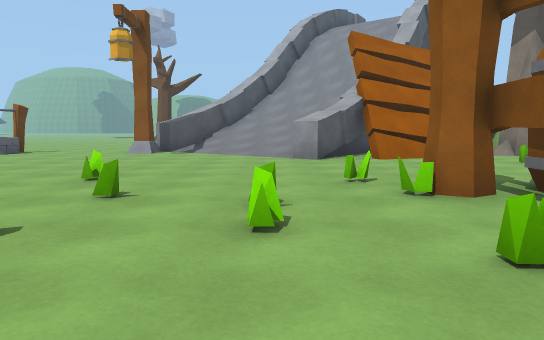
View 1 (above)

21 first-person views from a walk through a scene from a Unity 3-D project. The camera is 1.3 m above the floor, tilts 6° down and sees 70° across. The floor is counted in squares, 2 m on a side. Each view is taken from the middle of a square. On the plan, view 1 faces up. The plan holds only what a view shows up to about 11 squares ahead; the rest is blank. The place goes on beyond the plan. Some animated figures are left out. Surface patterns are stand-ins for the level's own textures.

View 2
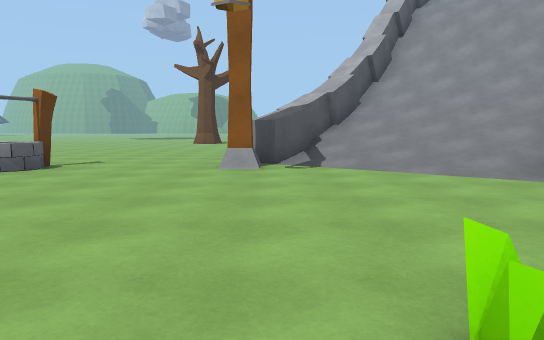

View 3
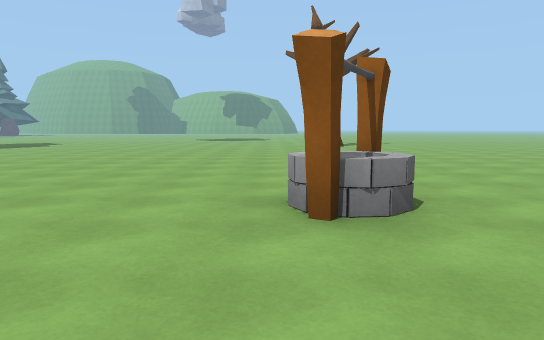

View 4
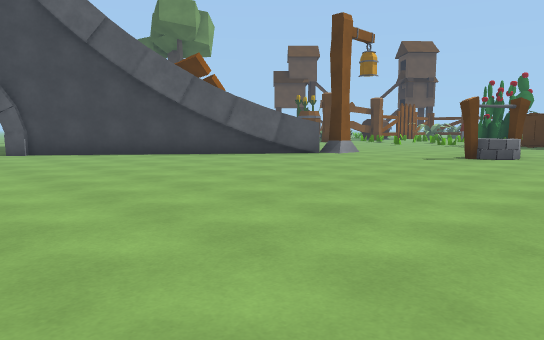

View 5
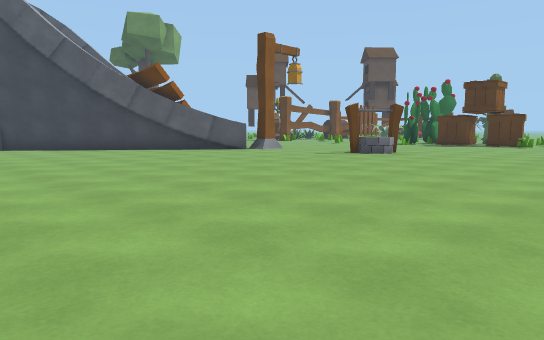

View 6
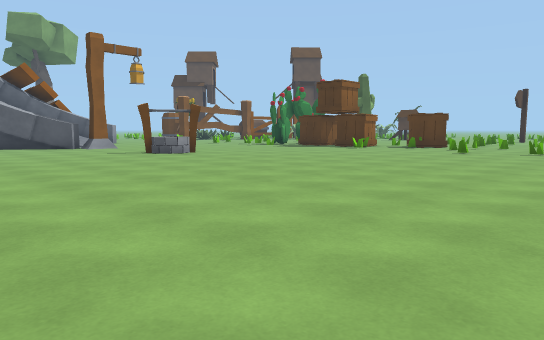

View 7
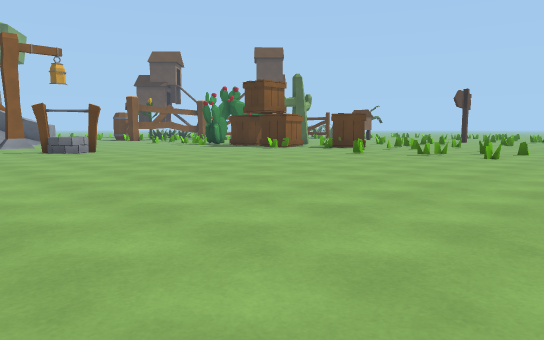

View 8
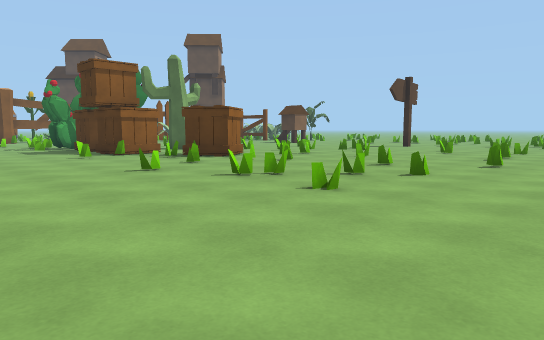

View 9
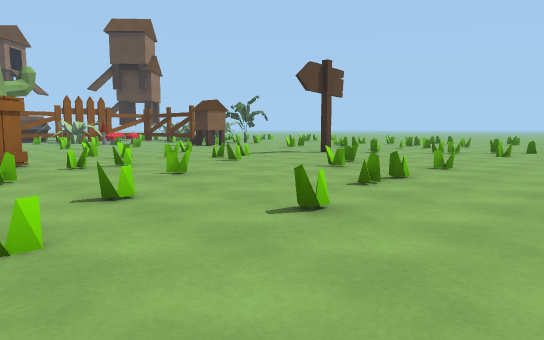

View 10
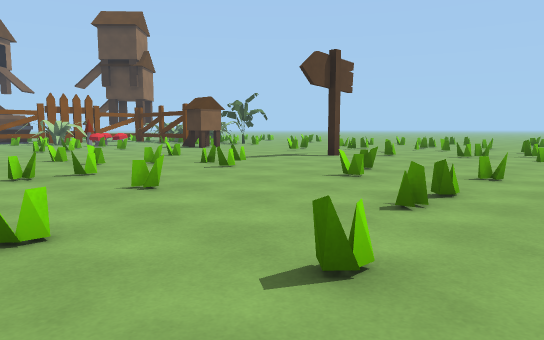

View 11
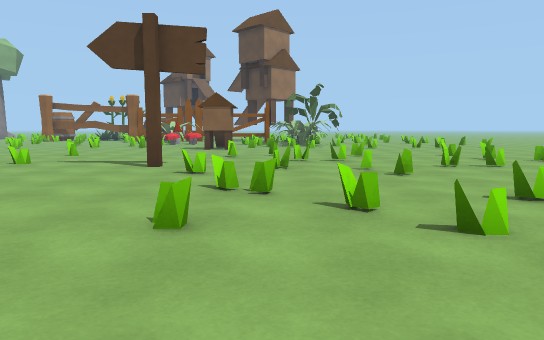

View 12
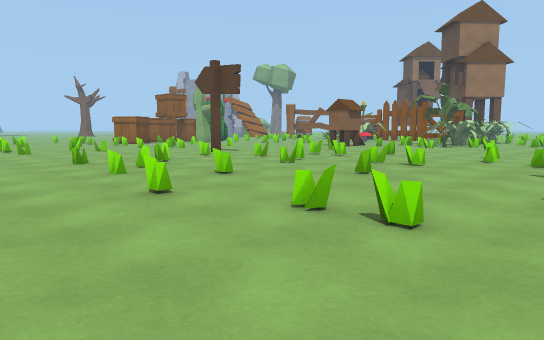

View 13
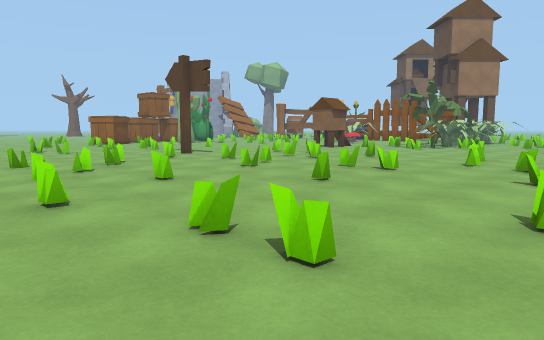

View 14
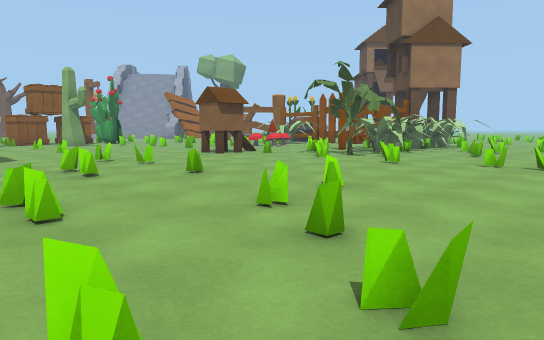

View 15
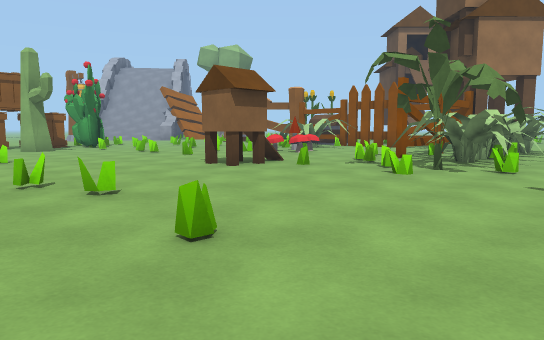

View 16
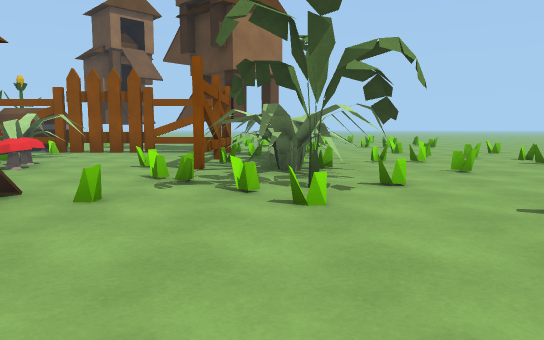

View 17
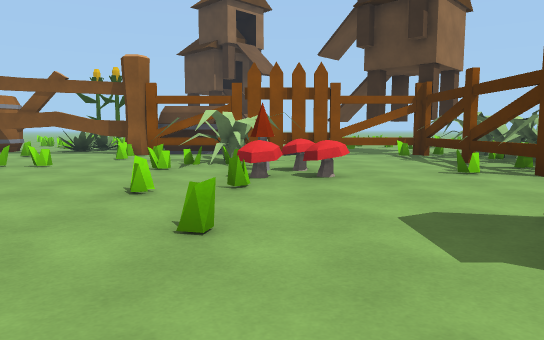

View 18
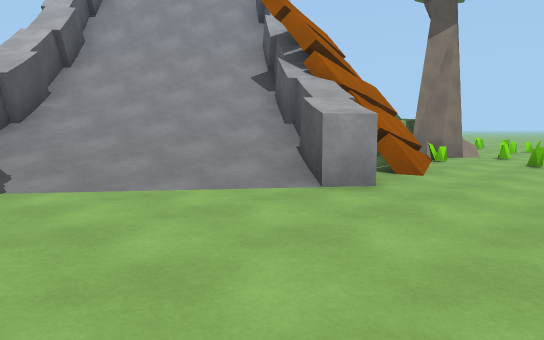

View 19
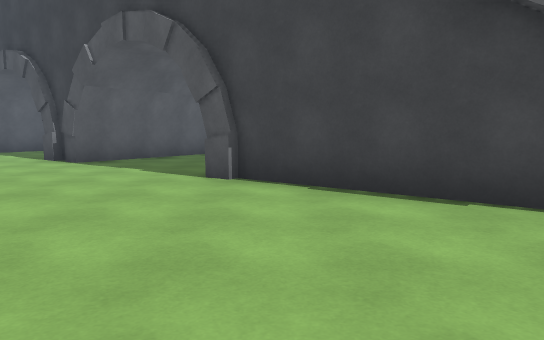

View 20
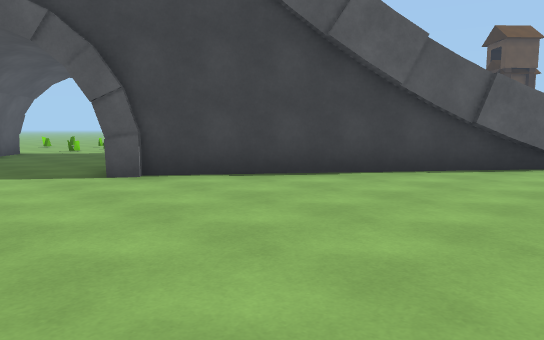

View 21
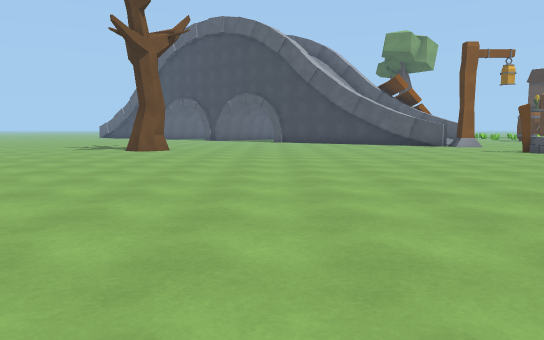

### Floor plan
Key: @ floor where view 1 was taken; # wall or solid block; . floor; / step, stairs or slope; = window, fence, low wall or low ledge; W well; S streetlight; T tree; B barrel; C crate; A cactus; I sign; P plant; M mushroom; F fence; H chest; O other object.
Columns run from 19 left of view 1 to 9 right of it. Each row starts with its distance up from view 1.
 20    ..........  .........##
 19   .......................##
 18  .........................##
 17   ..................#//.....
 16   .................##//  ..
 15   ................##////
 14 ..................#/////#
 13 .................##////##
 12 ................##////##
 11 ............W..S/////#####O
 10  ..........WW.....///####TO
  9  ................../####=.T.=
  8 ........................=...
  7 .........................
  6 ........................
  5 ......=..=.... ..=..=...
  4  ...=.=...C.C   .=...#B
  3 ...=....C.C CC   ..=.#.
  2 ......=.CC        ..=#.
  1 ..=....=...A      =..#.
  0 .....=.=.......  .=@.#.
 -1  .=.....=....=.....=.#
 -2  .=...=.=....=...=.O.#H
 -3  ...=..=..=....=..OOO#H
 -4  ...............MMOOO#
 -5  ...............M....F
 -6   .....I.....O.......#.
 -7  .....=..=.......=..==.
 -8 ....=.=..=.....=######.
 -9  ..=....=.....P##OOOO#.
-10  .....=..=.....##OOO##
-11  .=....=.....=....#...
-12 .....=.=........=.=...
-13 ..=..........=.....=..
-14 ..=.=.=.=....=.  =....
-15 ..... .=..        =..=

Positions as (right, up) in squares from view 1, and headings:
1: (0, 0), facing up
2: (-3, 4), facing up
3: (-8, 7), facing up
4: (-10, 20), facing down-right
5: (-13, 20), facing down-right
6: (-17, 16), facing down-right
7: (-19, 14), facing down-right
8: (-19, 8), facing down-right
9: (-19, 3), facing down-right
10: (-18, 2), facing down-right
11: (-19, -8), facing right
12: (-19, -15), facing up-right
13: (-18, -15), facing up-right
14: (-13, -15), facing up-right
15: (-11, -12), facing up-right
16: (-9, -9), facing right
17: (-8, -4), facing right
18: (-3, 6), facing up-right
19: (-4, 17), facing right
20: (-4, 20), facing down-right
21: (-18, 18), facing right
